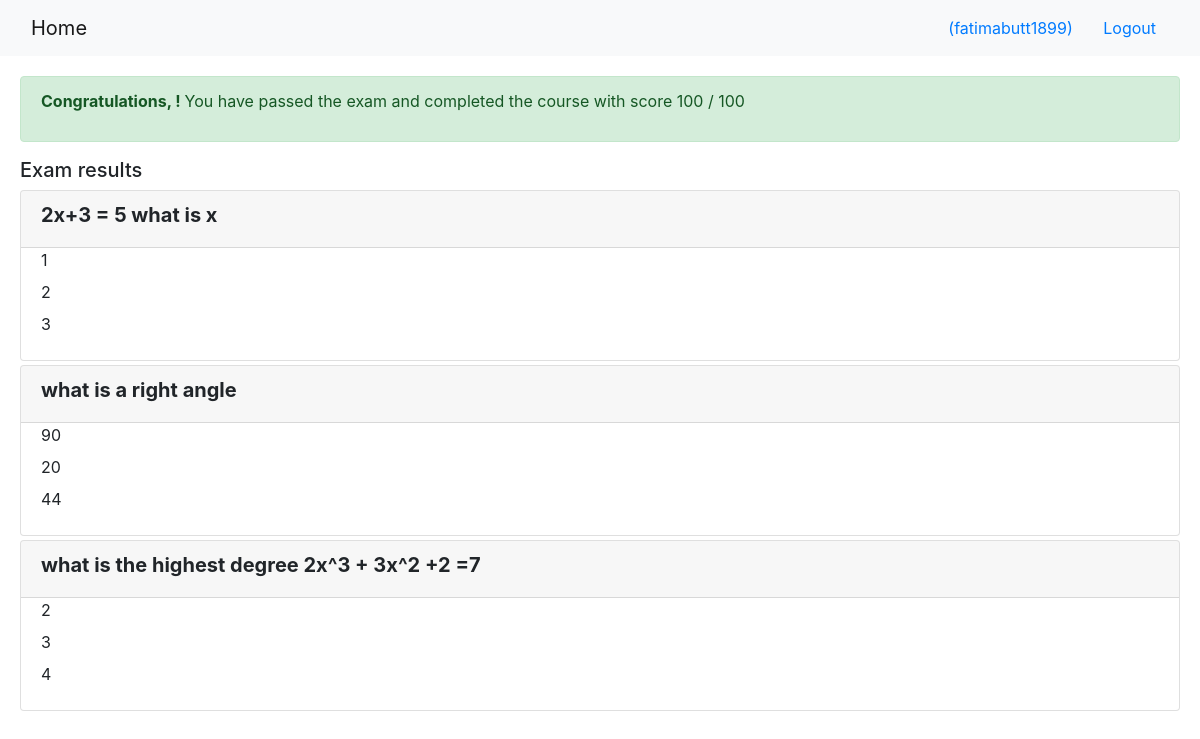
/onlinecourse/course/1/submission/1/result/ (signed in), run on the app's committed database.
### onlinecourse/models.py (models this page shows, shortened)
class Question(models.Model):
    lesson_id = models.ForeignKey(Lesson, on_delete=models.CASCADE)
    question_text = models.TextField()
    grade = models.IntegerField()

class Choice(models.Model):
    question_id = models.ForeignKey(Question, on_delete=models.CASCADE)
    choice_text = models.TextField()
    is_correct = models.BooleanField()

### onlinecourse/views.py (the view)
# urls.py: path('course/<int:course_id>/submission/<int:submission_id>/result/', views.show_exam_result, name = 'show_exam_result'),
def show_exam_result(request, course_id, submission_id):
    context = {}
    course = get_object_or_404(Course, pk=course_id)
    submission = Submission.objects.get(id=submission_id)
    choices = submission.choices.all()
    total_score = 0
    total_choices=0
    for choice in choices:
        if choice.is_correct:
            total_score += choice.question_id.grade
        total_choices=total_choices+1
    try:
        user_score = round((total_score / total_choices) * 100)
    except:
        user_score = 0
    context['course'] = course
    context['grade'] = user_score
    context['choices'] = choices
    return render(request, 'onlinecourse/exam_result_bootstrap.html', context)

### onlinecourse/templates/onlinecourse/exam_result_bootstrap.html (shortened to what this page needs)
<!DOCTYPE html>
<html lang="en">
<head>
    {% load static %}
    <link rel="stylesheet" href="https://maxcdn.bootstrapcdn.com/bootstrap/4.5.2/css/bootstrap.min.css">
</head>
<body>
 <nav class="navbar navbar-light bg-light">
    <div class="container-fluid">
        <div class="navbar-header">
              <a class="navbar-brand" href="{% url 'onlinecourse:index' %}">Home</a>
        </div>
        <ul class="nav navbar-nav navbar-right">
            {% if user.is_authenticated %}
            <li>
                <a class="btn btn-link" href="#">{{ user.first_name }}({{ user.username }})</a>
                <a class="btn btn-link" href="{% url 'onlinecourse:logout' %}">Logout</a>
            </li>
            {% endif %}
        </ul>
    </div>
</nav>
<div class="container-fluid" style='padding: 20px;'>
    {% if grade > 80 %}
    <div class="alert alert-success">
        <p><b>Congratulations, {{user.first_name}}! </b>You have passed the exam and completed the course with score {{grade}} / 100</p>
    </div>
        {% else %}
        <div class="alert alert-danger">
            <p><b>Failed. </b>Sorry, {{user.first_name}}! You have failed the exam with score {{grade}} / 100</p>
        </div>
        <a class="btn btn-link text-danger" href="{% url 'onlinecourse:course_details' course.id %}">Re-test</a>
        {% endif %}
        <div class="card-columns-vertical mt-1">
        <h5 class="">Exam results</h5>
            {% for lesson in course.lesson_set.all %}
                {% for question in lesson.question_set.all %}
                <div class="card mt-1">
                    <div class="card-header"><h5 style="font-weight:bold">{{ question.question_text}}</h5></div>
                    <div class="form-group">
                        {% for choice in question.choice_set.all %}
                        <div class="form-check">
                            {% if choice.id in selected %}
                                {% if choice.is_correct == True %}
                                    <label style="color:#2ea94a;font-weight:bold">Correct answer: {{choice.choice_text}}</label>
                                {% else %}
                                    <label style="color:red;font-weight:bold">Wrong answer: {{choice.choice_text}}</label>
                                {% endif %}
                            {% else %}
                                <label>{{choice.choice_text}}</label>
                            {% endif %}
                        </div>
                        {% endfor %}
                    </div>
                </div>
                {% endfor %}
            {% endfor %}
        </div>
    </div>
</body>
</html>

### data on the page
Question: question_text "2x+3 = 5 what is x"
Choice: choice_text "1"
Choice: choice_text "2"
Choice: choice_text "3"
Question: question_text "what is a right angle"
Choice: choice_text "90"
Choice: choice_text "20"
Choice: choice_text "44"
Question: question_text "what is the highest degree 2x^3 + 3x^2 +2 =7"
Choice: choice_text "2"
Choice: choice_text "3"
Choice: choice_text "4"

### other printed values
{{ user.username }} "fatimabutt1899"
{{ grade }} "100"
